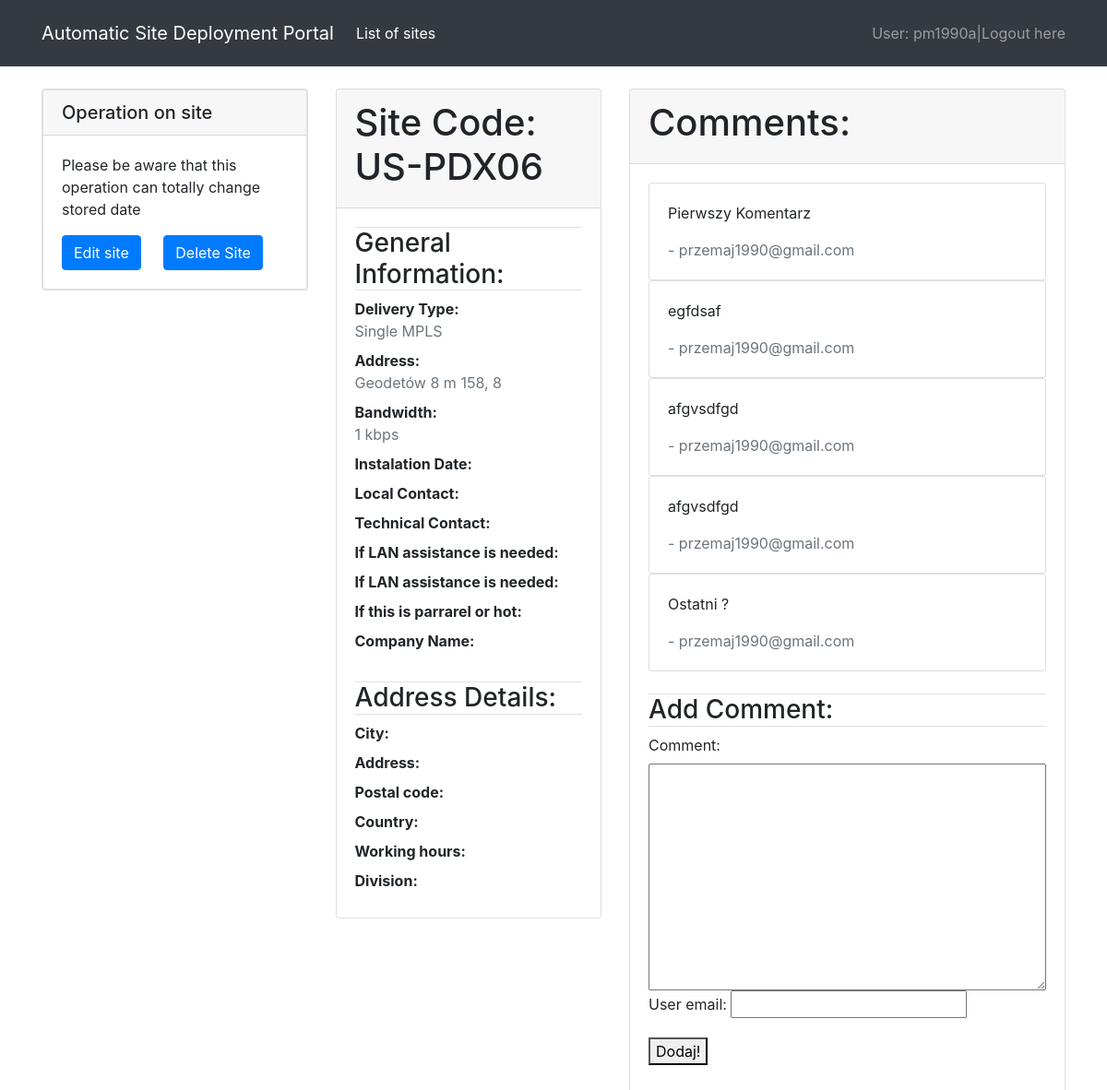
The page /lbe_portal/1/ (signed in) on the database its author committed.
### lbeportal/models.py (models this page shows, shortened)
class SiteVendor(models.Model):
    site_code = models.CharField(verbose_name="Site Code", max_length=10, help_text='Code requested by Vendor Team')
    delivery_type = models.CharField(choices=DELIVERY_TYPE, verbose_name='Type of delivery', max_length=64)
    address = models.CharField(verbose_name="Site Address", max_length=64)
    bandwidth = models.IntegerField(verbose_name="Bandwidth")
    site_classification = models.CharField(choices=CLASSIFICATION, verbose_name="Site Classification:", max_length=64)
    user = models.ForeignKey(settings.AUTH_USER_MODEL, default=1, on_delete=models.CASCADE)

### nocportal/models.py (models this page shows, shortened)
class NocComment(models.Model):
    content = models.TextField(verbose_name="Comment from NOC team:")
    user = models.CharField(verbose_name="User:", max_length=64)
    site = models.ForeignKey('lbeportal.SiteVendor', on_delete=models.CASCADE, related_name='comment')

### lbeportal/views.py (the view, shortened to what this page needs)
# urls.py: path('<int:pk>/', SiteVendorDetailView.as_view(), name='detail'),
class SiteVendorDetailView(FormMixin, DetailView):
    template_name = 'sitevendor_detail.html'
    model = SiteVendor
    form_class = CommentForm
    def get_context_data(self, **kwargs):
        context = super(SiteVendorDetailView, self).get_context_data(**kwargs)
        context['form'] = CommentForm(initial={'site': self.object})
        return context

### nocportal/forms.py
class CommentForm(ModelForm):
    class Meta:
        model = NocComment
        fields = ['content', 'user', 'site']
        widgets = {
            'site': forms.HiddenInput()
        }

### templates/sitevendor_detail.html (shortened to what this page needs)
{% extends 'base.html' %}
{% load crispy_forms_tags %}
{% block content %}
<div class="container">
    <div class="row">
            <div class="col">
    <div class="card">
            <div class="card">
                <h5 class="card-header">Operation on site</h5>
                <div class="card-body">
                <p class="card-text">Please be aware that this operation can totally change stored date</p>
                <a href="{% url 'lbeportal:update' object.pk %}" class="btn btn-primary card-link">Edit site</a>
                <a href="{% url 'lbeportal:delete' object.pk %}" class="btn btn-primary card-link">Delete Site</a>
                </div>
            </div>
    </div>
    </div>
        <div class="col">
        <div class="card ">
             <div class="card-header">
                     <h1>Site Code: {{ object.site_code }}</h1>
             </div>
            <div class="card-body">
                <h3 class="border-top border-bottom mb-2">General Information:</h3>
                <div class="mb-2"><strong>Delivery Type:</strong>
            <p class="card-text text-muted">{{ object.delivery_type }}</p></div>
                <div class="mb-2"><strong>Address:</strong>
            <p class="card-text text-muted">{{ object.address|truncatewords_html:10 }}</p></div>
                <div class="mb-2"><strong>Bandwidth:</strong>
            <p class="card-text text-muted">{{ object.bandwidth }} kbps</p></div>
                <div class="mb-2"><strong>Instalation Date:</strong>
            <p class="card-text text-muted">{{ object.instalation_date }}</p></div>
                <div class="mb-2"><strong>Local Contact:</strong>
            <p class="card-text text-muted">{{ object.local_contact }}</p></div>
                <div class="mb-2"><strong>Technical Contact:</strong>
            <p class="card-text text-muted">{{ object.technical_contact }}</p></div>
                <div class="mb-2"><strong>If LAN assistance is needed:</strong>
            <p class="card-text text-muted">{{ object.lan_assistance }}</p></div>
                <div class="mb-2"><strong>If LAN assistance is needed:</strong>
            <p class="card-text text-muted">{{ object.voip_assistance }}</p></div>
                <div class="mb-2"><strong>If this is parrarel or hot:</strong>
            <p class="card-text text-muted">{{ object.parrarelorhot }}</p></div>
                <div class="mb-2"><strong>Company Name:</strong>
            <p class="card-text text-muted">{{ object.company_name }}</p></div>
        <br>
            <h3 class="border-top border-bottom mb-2">Address Details:</h3>
                <div class="mb-2"><strong>City:</strong>
            <p class="card-text text-muted">{{ object.city }}</p></div>
                <div class="mb-2"><strong>Address:</strong>
            <p class="card-text text-muted">{{ object.address_2 }}</p></div>
                <div class="mb-2"><strong>Postal code:</strong>
            <p class="card-text text-muted">{{ object.post_code }}</p></div>
                <div class="mb-2"><strong>Country:</strong>
            <p class="card-text text-muted">{{ object.country }}</p></div>
                <div class="mb-2"><strong>Working hours:</strong>
            <p class="card-text text-muted">{{ object.office_hours }}</p></div>
                <div class="mb-2"><strong>Division:</strong>
            <p class="card-text text-muted">{{ object.division }}</p></div>
            </div>
</div>
</div>
        <div class="col">
        <div class="card ">
            <div class="card-header">
                 <h1>Comments:</h1>
            </div>
            <div class="card-body">
                    {% for comment in object.comment.all %}
                    <div class="card">
                        <div class="card-body">
                        <p class="card-text">{{ comment.content }}</p>
                        <p class="card-text text-muted">    - {{ comment.user }}</p>
                        </div>
                    </div>
                    {% endfor %}
                    <br>
                     <form action="" method="POST">
                        <div class="form-group">
                            <h3 class="border-top border-bottom mb-2">Add Comment:</h3>
                            <label>Comment:</label>
                        {{ form.content }}
                            <label>User email:</label>
                        {{ form.user }}
                        </div>
                        <button type="submit">Dodaj!</button>
                     </form>
            </div>
        </div>
        </div>
    </div>
</div>
    {% endblock %}

### templates/base.html (shortened to what this page needs)
{% load static %}
<html lang="pl">
<head>
    <link rel="stylesheet" href="https://stackpath.bootstrapcdn.com/bootstrap/4.3.1/css/bootstrap.min.css">
</head>
<body>
{% block navbar %}
  <nav class="navbar navbar-expand-lg navbar-dark bg-dark p-3">
    <div class="container">
      <a class="navbar-brand" href="{% url 'lbeportal:main' %}">Automatic Site Deployment Portal</a>
      <div class="collapse navbar-collapse" id="navbarSupportedContent">
        <ul class="navbar-nav mr-auto mt-2 mt-lg-0">
          <li class="nav-item active">
            <a class="nav-link" href="{% url 'lbeportal:list' %}">List of sites</a>
          </li>
        </ul>
          <ul class="nav justify-content-end">
              <li class="nav-item">
                <a class="navbar-text" href="#">User: {{user}}</a>
              </li>
              <li class="nav-item">
                <a class="navbar-text" href="#">    |   </a>
              </li>
              <li class="nav-item">
            {% if user.is_authenticated %}
              <a class="navbar-text" href="/logout">Logout here</a>
            {% else %}
              <a class="navbar-text" href="/login">Login here</a>
            {% endif %}
              </li>
          </ul>
      </div>
      </div>
  </nav>
<br>
  {% endblock %}
    {% block content %}
    {% endblock %}
</body>
</html>

### rows shown on the page
SiteVendor: site_code "US-PDX06", delivery_type "Single MPLS", address "Geodetów 8 m 158, 8", bandwidth "1"
NocComment: content "Pierwszy Komentarz", user "przemaj1990@gmail.com"
NocComment: content "egfdsaf", user "przemaj1990@gmail.com"
NocComment: content "afgvsdfgd", user "przemaj1990@gmail.com"
NocComment: content "afgvsdfgd", user "przemaj1990@gmail.com"
NocComment: content "Ostatni ?", user "przemaj1990@gmail.com"

### other values the page prints
{{ user }} "pm1990a"
